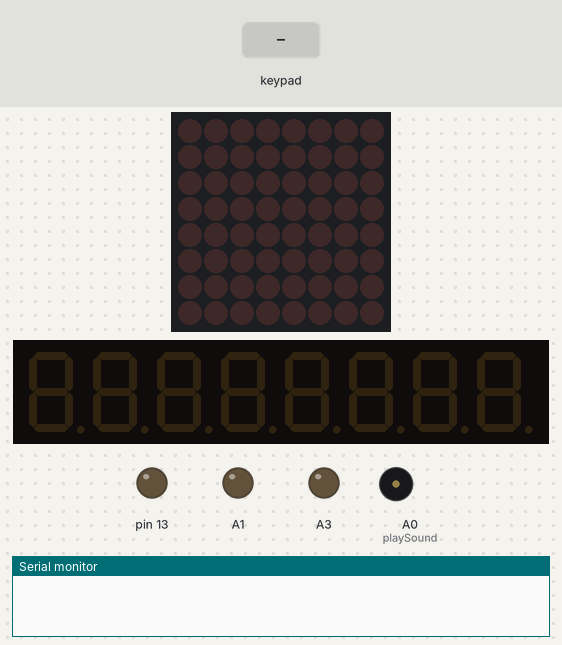
Simulated run of this sketch. Board: Arduino Nano, built with avr-gcc and run on an emulated ATmega328P. Shown: 8×8 LED matrix, 8-digit seven-segment display, output pins drawn as LEDs (lit = HIGH), buzzer (waves = sounding), the last lines printed to the serial monitor. Inputs (shaded band) come from the test bench.

Above: at 2.4 s.
2.5 s: keypad keys 6 7 8 9 pressed 0.4 s apart
At 5.2 s:
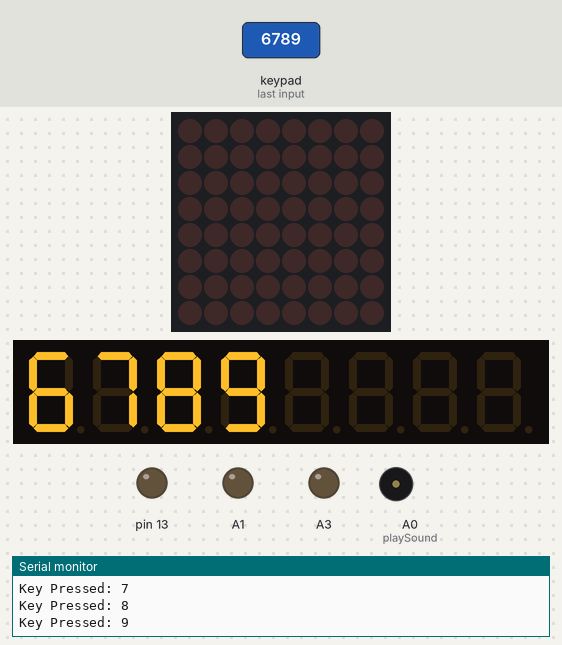
5.6 s: key 'A' pressed
At 6.0 s:
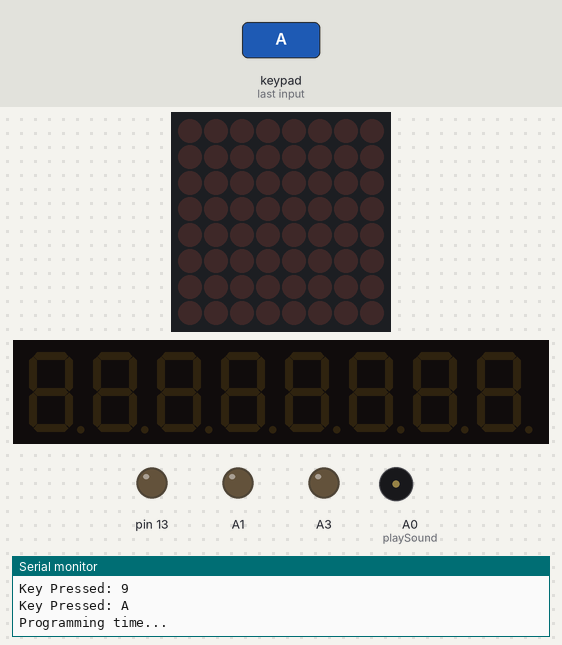
7.1 s: keypad keys 2 3 4 5 # pressed 0.4 s apart
At 9.7 s:
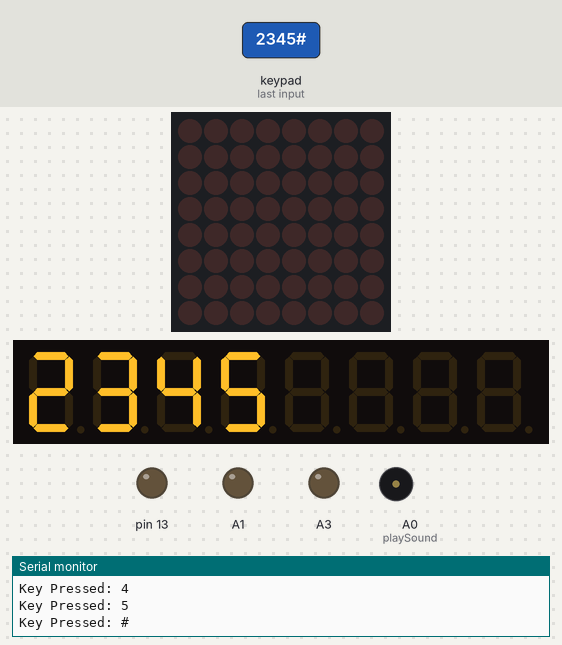
10.6 s: keypad keys 6 7 8 9 * pressed 0.4 s apart
At 12.5 s:
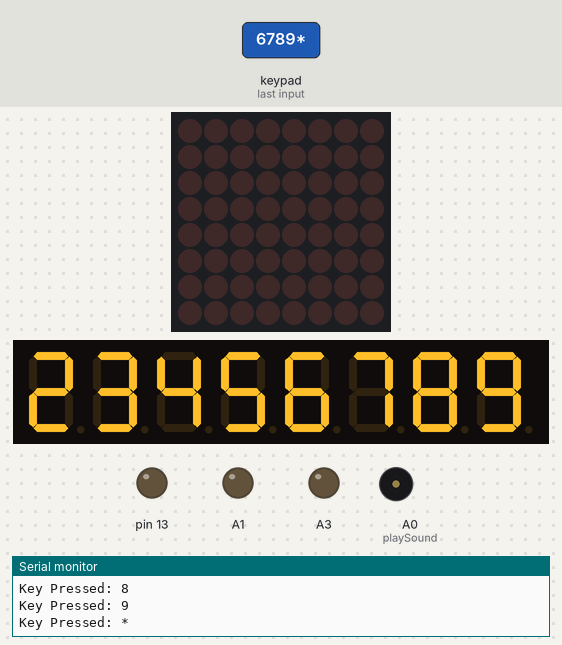
14.1 s: key 'D' pressed
At 15.1 s:
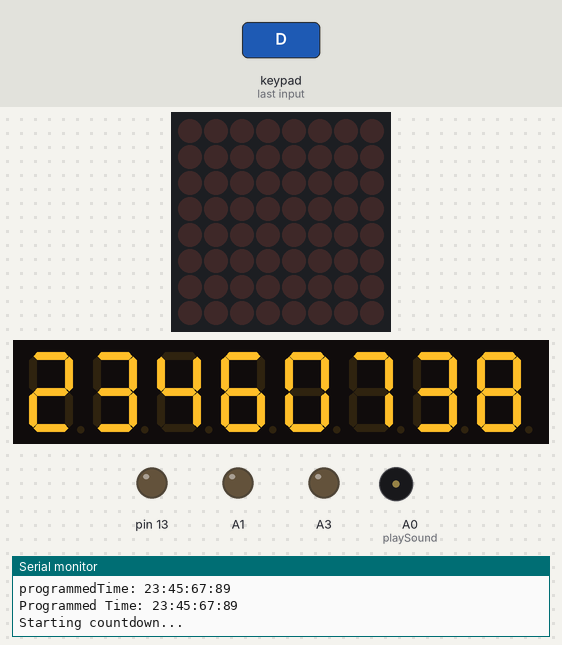
15.6 s: key 'B' pressed
Timing chart, 0 to 18.1 s (numbered marks = the images above; inputs shaded):
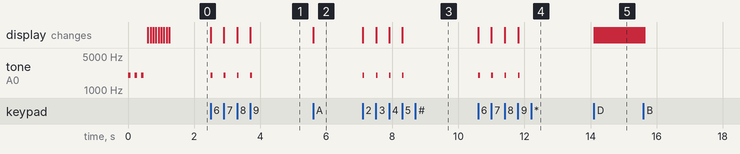

The sketch:

Master.ino
```cpp
#include <Keypad.h>
#include <LedControl.h>
#include "I2CCommunication.h"
#include "I2Cdev.h"

const byte ROWS = 4;
const byte COLS = 4;
char keys[ROWS][COLS] = {
  {'1', '2', '3', 'A'},
  {'4', '5', '6', 'B'},
  {'7', '8', '9', 'C'},
  {'*', '0', '#', 'D'}
};
byte rowPins[ROWS] = {6, 7, 8, 9};
byte colPins[COLS] = {2, 3, 4, 5};

Keypad keypadObj = Keypad(makeKeymap(keys), rowPins, colPins, ROWS, COLS);
LedControl lc = LedControl(10, 11, 12, 1);

long csecondsLeft;
int decrement = 3;
bool explosed = false;
bool defused = false;

long hours = 0;
long minutes = 0;
long seconds = 0;
long hundredths = 0;

String code = "";

char keypadOutput[32] = {0};
byte playSound = A0;

bool isProgrammingTime = false;
String inputKeys = "";
String programmedTime = "";
bool isCountingDown = false;

void setup() {
  csecondsLeft = 0;
  Serial.begin(9600);
  lc.shutdown(0, false);
  lc.setIntensity(0, 10);
  lc.clearDisplay(0);

for (int i = 0; i < 3; ++i) {
    tone(playSound, 2000, 80);
    digitalWrite(13, HIGH);
    delay(50);
    digitalWrite(13, LOW);
    delay(150);
}

for (int i = 0; i < 1; ++i) {
    lc.shutdown(i, false);
    lc.setIntensity(i, 10);
    lc.clearDisplay(i);
  }

  createXEffect();

  pinMode(A0, OUTPUT);
  pinMode(A1, OUTPUT);
  pinMode(A3, OUTPUT);
  pinMode(A6, OUTPUT);
  pinMode(13, OUTPUT);

  analogWrite(A0, 0);

  Wire.begin(8);
}

void createXEffect() {
    byte a_segment = B01000000;
    byte d_segment = B00001000;

    for (int i = 0; i < 4; ++i) {
        lc.setRow(0, i, d_segment);
        lc.setRow(0, 7 - i, a_segment);

        delay(80);
        lc.clearDisplay(0);
    }

    for (int i = 3; i >= 0; --i) {
        lc.setRow(0, i, a_segment);
        lc.setRow(0, 7 - i, d_segment);

        delay(80);
        lc.clearDisplay(0);
    }
}

void updateDisplay() {
  long remainingSeconds = csecondsLeft / 60;
  hours = remainingSeconds / 3600;
  remainingSeconds %= 3600;
  minutes = remainingSeconds / 60;
  seconds = remainingSeconds % 60;
  hundredths = csecondsLeft % 60;

  lc.setDigit(0, 7, hours / 10, false);
  lc.setDigit(0, 6, hours % 10, false);
  lc.setDigit(0, 5, minutes / 10, false);
  lc.setDigit(0, 4, minutes % 10, false);
  lc.setDigit(0, 3, seconds / 10, false);
  lc.setDigit(0, 2, seconds % 10, false);
  lc.setDigit(0, 1, hundredths / 10, false);
  lc.setDigit(0, 0, hundredths % 10, false);
}

void programTime() {
  if (inputKeys.length() >= 8) {
    inputKeys = inputKeys.substring(0, 8);
    programmedTime = inputKeys.substring(0, 2) + ":" + inputKeys.substring(2, 4) + ":" + inputKeys.substring(4, 6) + ":" + inputKeys.substring(6, 8);

    Serial.print("inputKeys: ");
    Serial.println(inputKeys);
    Serial.print("programmedTime: ");
    Serial.println(programmedTime);

    lc.clearDisplay(0);

    inputKeys = "";
  }
}

void startCountdown() {
  Serial.println("Starting countdown...");

  if (programmedTime.length() == 11) {
    hours = programmedTime.substring(0, 2).toInt();
    minutes = programmedTime.substring(3, 5).toInt();
    seconds = programmedTime.substring(6, 8).toInt();
    hundredths = programmedTime.substring(9, 11).toInt();

    csecondsLeft = ((hours * 3600) + (minutes * 60) + seconds) * 60 + hundredths;
  } else {
    Serial.println("Invalid programmed time. Please enter a time greater than zero.");
    return;
  }

  updateDisplay();
  isCountingDown = true;
}

void loop() {

  char key = keypadObj.getKey();

  if (key) {
    Serial.print("Key Pressed: ");
    Serial.println(key);

    if (key >= '0' && key <= '9') {
      int num = key - '0';
      int displayIndex = 7 - inputKeys.length();
      lc.setDigit(0, displayIndex, num, false);
      inputKeys += key;
      tone(playSound, 2000, 50);
    }

    if (!isProgrammingTime && key == 'A') {
      Serial.println("Programming time...");
      isProgrammingTime = true;
      inputKeys = "";
      programmedTime = "";
      lc.clearDisplay(0);
    } else if (isProgrammingTime && key == 'D') {
      isProgrammingTime = false;
      programTime();
      Serial.print("Programmed Time: ");
      Serial.println(programmedTime);
      startCountdown();
      programmedTime = "";
    } else if (isCountingDown && key == 'B') {
      Serial.println(code);
      decrement = 0;
      defused = true;
      code = "";
    } else if (isCountingDown && key == 'D') {
      Serial.println(code);
      decrement = 3;
      defused = false;
      code = "";
    } else if (key == 'C') {
      isProgrammingTime = false;
      lc.setDigit(0, 7, 0, false);
      lc.clearDisplay(0);
    }
  }


  if (isCountingDown) {
    delay(50);
    csecondsLeft -= decrement;
    updateDisplay();

    if (csecondsLeft % 60 == 0) {
      tone(playSound, 3236, 150);
    }

    if (csecondsLeft < 0) {
      csecondsLeft = 0;
      if (!explosed) {
        digitalWrite(13, HIGH);
        digitalWrite(A1, HIGH);
        digitalWrite(A3, HIGH);
        digitalWrite(A6, HIGH);
        tone(playSound, 2000, 6000);
        explosed = true;
      }
    }

    if (csecondsLeft == 0) {
        sendI2CCommand(0xAA);
        sendI2CCommand(0xFF);
    }
  }
}
```

I2CCommunication.cpp
```cpp
// I2CCommunication.cpp
#include "I2CCommunication.h"
#include <Arduino.h>


void sendI2CCommand(byte command) {
  Wire.beginTransmission(0x08);
  Wire.write(command);
  Wire.endTransmission();

  Wire.beginTransmission(0x09);
  Wire.write(command);
  Wire.endTransmission();
}
```

I2CCommunication.h
```cpp
// I2CCommunication.h
#ifndef I2C_COMMUNICATION_H
#define I2C_COMMUNICATION_H

#include "I2Cdev.h"
#include <Arduino.h>

void sendI2CCommand(byte command);

#endif // I2C_COMMUNICATION_H
```

Measured:
- after the input at 2.5 s, tone on A0 (playSound): alternates 2000 Hz for 0.05 s and silent for 0.35 s, 8 changes in all, then stays silent, starting at once; the display: first changes at once (image 1 shows a later state)
- after the input at 5.6 s, the display: changes at once (image 2)
- after the input at 7.1 s, tone on A0 (playSound): alternates 2000 Hz for 0.05 s and silent for 0.35 s, 8 changes in all, then stays silent, starting at once; the display: first changes at once (image 3 shows a later state)
- after the input at 10.6 s, tone on A0 (playSound): alternates 2000 Hz for 0.05 s and silent for 0.35 s, 8 changes in all, then stays silent, starting at once; the display: first changes at once (image 4 shows a later state)
- after the input at 14.1 s, the display: first changes at once (image 5 shows a later state)
